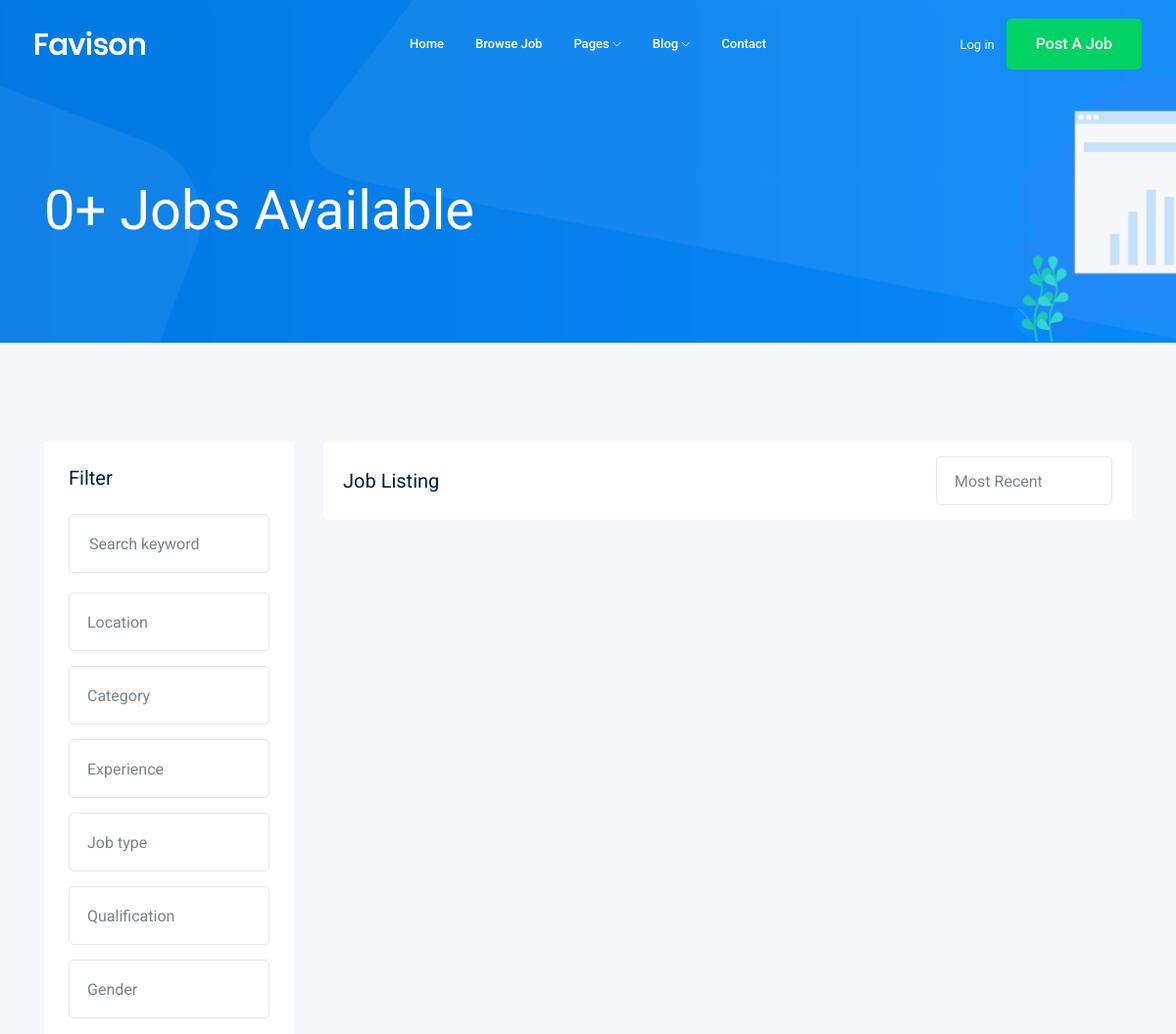
The app's page /jobs/ (upper part), older data.
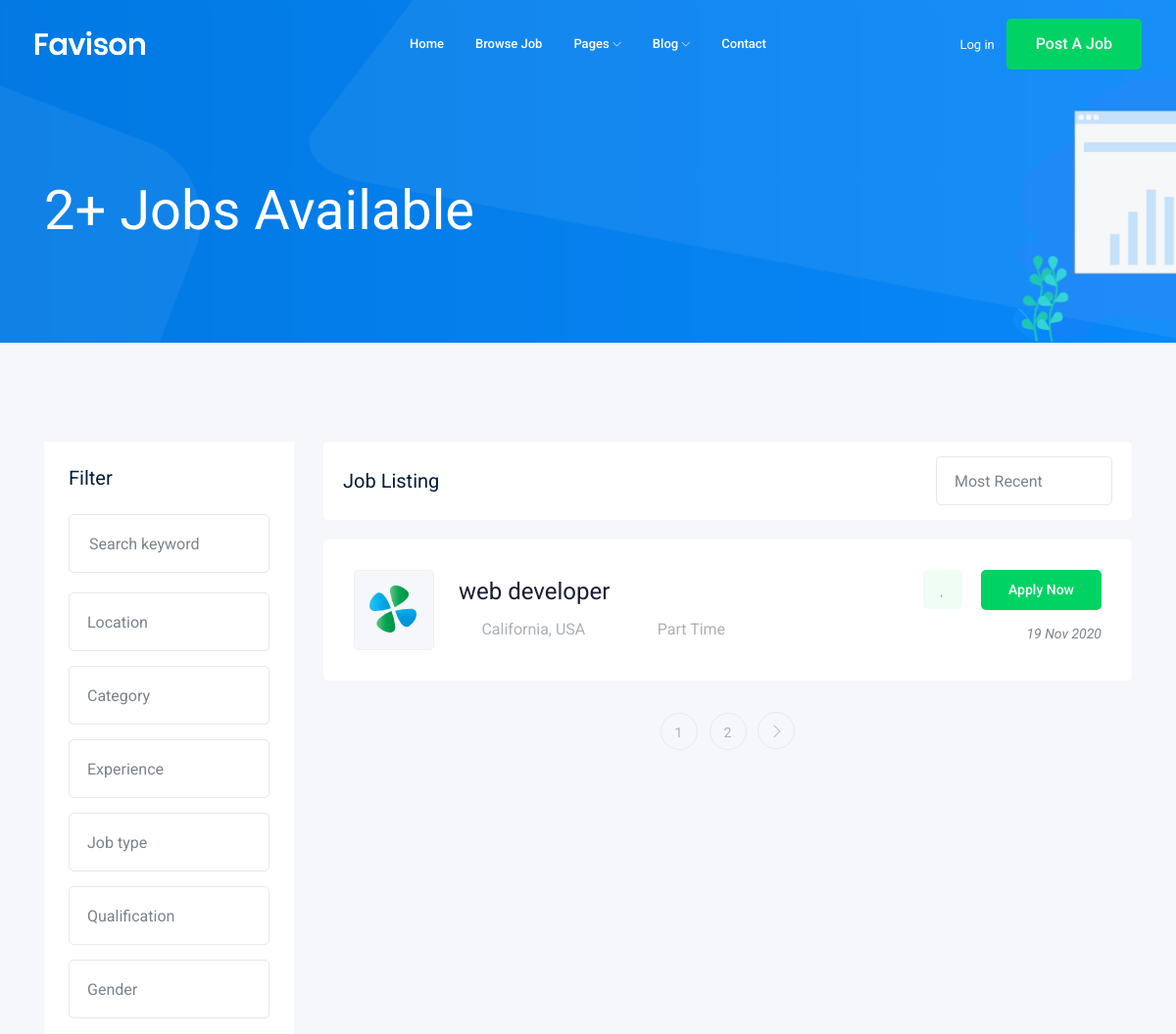
The same page, newer data.
### job/models.py (models this page shows, shortened)
class Job(models.Model):
    title = models.CharField(max_length = 150)
    description = models.TextField(max_length = 1000)
    author = models.CharField(max_length= 50)
    job_type = models.CharField(max_length = 150, choices=JOB_CHOICES)
    published_at = models.DateTimeField(auto_now=True)
    vacancy = models.IntegerField(default=1)
    salary = models.IntegerField(default=1)
    experience = models.IntegerField(default=1)
    image = models.ImageField(upload_to=upload_image)
    category = models.ForeignKey('Category', on_delete=models.CASCADE)

### job/views.py (the view)
# urls.py: path('', jobs),
def jobs(request):
    jobs_list = Job.objects.all()
    paginator = Paginator(jobs_list, 1)
    page_number = request.GET.get('page')
    page_obj = paginator.get_page(page_number)
    context = {
        "jobs_list": page_obj
    }
    return render(request, "job/job_list.html", context)

### job/templates/job/job_list.html (shortened to what this page needs)
{% extends 'base.html' %}
    {% block body %}
    <div class="bradcam_area bradcam_bg_1">
        <div class="container">
            <div class="row">
                <div class="col-xl-12">
                    <div class="bradcam_text">
                        <h3>{{ jobs_list.paginator.count }}+ Jobs Available</h3>
                    </div>
                </div>
            </div>
        </div>
    </div>
    <div class="job_listing_area plus_padding">
        <div class="container">
            <div class="row">
                <div class="col-lg-3">
                    <div class="job_filter white-bg">
                        <div class="form_inner white-bg">
                            <h3>Filter</h3>
                            <form action="#">
                                <div class="row">
                                    <div class="col-lg-12">
                                        <div class="single_field">
                                            <input type="text" placeholder="Search keyword">
                                        </div>
                                    </div>
                                    <div class="col-lg-12">
                                    </div>
                                    <div class="col-lg-12">
                                    </div>
                                    <div class="col-lg-12">
                                    </div>
                                    <div class="col-lg-12">
                                    </div>
                                    <div class="col-lg-12">
                                    </div>
                                    <div class="col-lg-12">
                                    </div>
                                </div>
                            </form>
                        </div>
                    </div>
                </div>
                <div class="col-lg-9">
                    <div class="recent_joblist_wrap">
                        <div class="recent_joblist white-bg ">
                            <div class="row align-items-center">
                                <div class="col-md-6">
                                    <h4>Job Listing</h4>
                                </div>
                                <div class="col-md-6">
                                    <div class="serch_cat d-flex justify-content-end">
                                    </div>
                                </div>
                            </div>
                        </div>
                    </div>
                    <div class="job_lists m-0">
                        <div class="row">
                            {% for job in jobs_list %}
                            <div class="col-lg-12 col-md-12">
                                <div class="single_jobs white-bg d-flex justify-content-between">
                                    <div class="jobs_left d-flex align-items-center">
                                        <div class="thumb">
                                            <img src="img/svg_icon/1.svg" alt="">
                                        </div>
                                        <div class="jobs_conetent">
                                            <a href="{% url 'jobs:job_details' job.id %}"><h4>{{job.title}}</h4></a>
                                            <div class="links_locat d-flex align-items-center">
                                                <div class="location">
                                                    <p> <i class="fa fa-map-marker"></i> California, USA</p>
                                                </div>
                                                <div class="location">
                                                    <p> <i class="fa fa-clock-o"></i> {{job.job_type}}</p>
                                                </div>
                                            </div>
                                        </div>
                                    </div>
                                    <div class="jobs_right">
                                        <div class="apply_now">
                                            <a class="heart_mark" href="#"> <i class="fa fa-heart"></i> </a>
                                            <a href="{% url 'jobs:job_details' job.id %}" class="boxed-btn3">Apply Now</a>
                                        </div>
                                        <div class="date">
                                            <p>{{job.published_at|date:'d M o' }}</p>
                                        </div>
                                    </div>
                                </div>
                            </div>
                            {% endfor %}
                        </div>
                        <div class="row">
                            {% if jobs_list.has_other_pages %}
                            <div class="col-lg-12">
                                <div class="pagination_wrap">
                                    <ul>
                                        {% for i in jobs_list.paginator.page_range %}
                                        <li><a href="?page={{i}}"><span>{{i}}</span></a></li>
                                        {% endfor %}
                                        {% if jobs_list.has_next %}
                                            <li><a href="?page={{jobs_list.next_page_number}}"> <i class="ti-angle-right"></i> </a></li>
                                        {% endif %}
                                    </ul>
                                </div>
                            </div>
                            {% endif %}
                        </div>
                    </div>
                </div>
            </div>
        </div>
    </div>
    {% endblock body %}

### templates/base.html (shortened to what this page needs)
{% load static %}
<!doctype html>
<html class="no-js" lang="zxx">
<head>
    <link rel="stylesheet" href="{% static 'css/bootstrap.min.css' %}">
    <link rel="stylesheet" href="{% static 'css/owl.carousel.min.css' %}">
    <link rel="stylesheet" href="{% static 'css/magnific-popup.css' %}">
    <link rel="stylesheet" href="{% static 'css/font-awesome.min.css' %}">
    <link rel="stylesheet" href="{% static 'css/themify-icons.css' %}">
    <link rel="stylesheet" href="{% static 'css/nice-select.css' %}">
    <link rel="stylesheet" href="{% static 'css/flaticon.css' %}">
    <link rel="stylesheet" href="{% static 'css/jquery-ui.css' %}">
    <link rel="stylesheet" href="{% static 'css/gijgo.css' %}">
    <link rel="stylesheet" href="{% static 'css/animate.min.css' %}">
    <link rel="stylesheet" href="{% static 'css/slicknav.css' %}">
    <link rel="stylesheet" href="{% static 'css/style.css' %}">
</head>
<body>
    <header>
        <div class="header-area ">
            <div id="sticky-header" class="main-header-area">
                <div class="container-fluid ">
                    <div class="header_bottom_border">
                        <div class="row align-items-center">
                            <div class="col-xl-3 col-lg-2">
                                <div class="logo">
                                    <a href="index.html">
                                        <img src="img/logo.png" alt="">
                                    </a>
                                </div>
                            </div>
                            <div class="col-xl-6 col-lg-7">
                                <div class="main-menu  d-none d-lg-block">
                                    <nav>
                                        <ul id="navigation">
                                            <li><a href="index.html">home</a></li>
                                            <li><a href="jobs.html">Browse Job</a></li>
                                            <li><a href="#">pages <i class="ti-angle-down"></i></a>
                                            </li>
                                            <li><a href="#">blog <i class="ti-angle-down"></i></a>
                                            </li>
                                            <li><a href="contact.html">Contact</a></li>
                                        </ul>
                                    </nav>
                                </div>
                            </div>
                            <div class="col-xl-3 col-lg-3 d-none d-lg-block">
                                <div class="Appointment">
                                    <div class="phone_num d-none d-xl-block">
                                        <a href="#">Log in</a>
                                    </div>
                                    <div class="d-none d-lg-block">
                                        <a class="boxed-btn3" href="#">Post a Job</a>
                                    </div>
                                </div>
                            </div>
                            <div class="col-12">
                            </div>
                        </div>
                    </div>
                </div>
            </div>
        </div>
    </header>
    {% block body %}
    {% endblock body %}
</body>
</html>

Row changes from the older to the newer data that the page shows:
added Job: title "web developer", job_type "Part Time", published_at "19 Nov 2020"
Text that changed along with them:
{{ jobs_list.paginator.count }}: "0" → "2"
new list line: "1"
new list line: "2"
